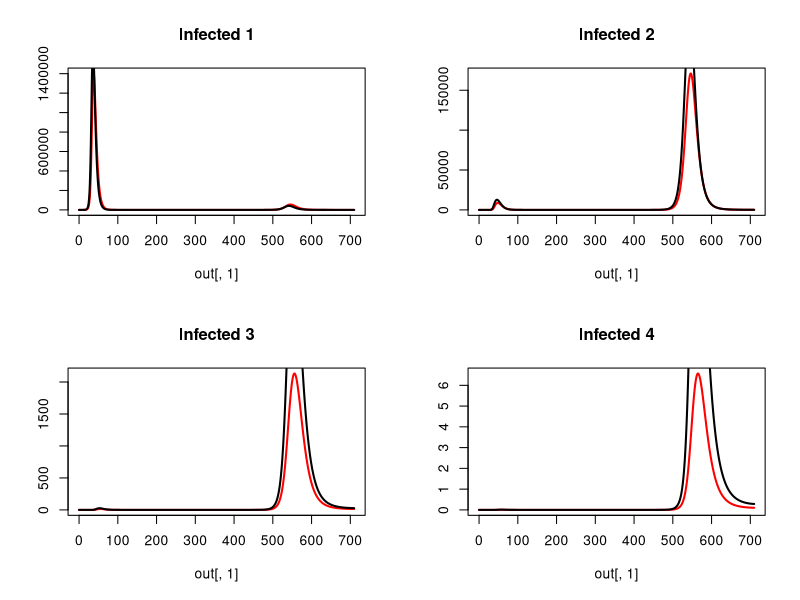

This figure's R source:
############################
#CRC info
############################
args = commandArgs(TRUE)
input = as.numeric(args[1])
vac.vec = c(0.85)
vac = c(rep(0,8), vac.vec[input], rep(0,19))

library(deSolve)

############################
#Initial condidtions and parameters
############################
percentage_vec <- c(rep(1.8,5), rep(1.8,5), rep(1.84,5), rep(1.86,5),
                    17.2, 15, 12.7, 8.8, 5.5, 2.8, 1.3, 0.2)
percentage_vec <- percentage_vec / 100
initial_conditions <- as.data.frame(matrix(NA, nrow = 28*4, ncol = 3))
initial_conditions[,2] <- rep(1:28,4)
for(i in 1:4){
  x <- i - 1
  initial_conditions[x*(28) + (1:28),1] <- rep(i,28)
}
initial_conditions[,3] <- rep(percentage_vec,4)

susceptible_init_h <- cbind(initial_conditions[,1], initial_conditions[,2], rep(NA, 112))
susceptible_init_h[,3] <- c(initial_conditions[1:28,3] * 6 *10^6, initial_conditions[29:56,3] * 0, 
                            initial_conditions[57:84,3] * 0, initial_conditions[85:112,3] * 0)
susceptible_init_l <- cbind(initial_conditions[,1], initial_conditions[,2], rep(NA, 112))
susceptible_init_l[,3] <- c(initial_conditions[1:28,3] * 6 *10^6, initial_conditions[29:56,3] * 0, 
                            initial_conditions[57:84,3] * 0, initial_conditions[85:112,3] * 0)

infected_init_h <- cbind(initial_conditions[,1], initial_conditions[,2], rep(NA, 112))
infected_init_h[,3] <- c(initial_conditions[1:28,3] * 1, initial_conditions[29:56,3] * 0, 
                         initial_conditions[57:84,3] * 0, initial_conditions[85:112,3] * 0)
infected_init_l <- cbind(initial_conditions[,1], initial_conditions[,2], rep(NA, 112))
infected_init_l[,3] <- c(initial_conditions[1:28,3] * 1, initial_conditions[29:56,3] * 0, 
                         initial_conditions[57:84,3] * 0, initial_conditions[85:112,3] * 0)

recovered_init_h <- cbind(initial_conditions[,1], initial_conditions[,2], rep(NA, 112))
recovered_init_h[,3] <- c(initial_conditions[1:28,3] * 0, initial_conditions[29:56,3] * 0, 
                          initial_conditions[57:84,3] * 0, initial_conditions[85:112,3] * 0)
recovered_init_l <- cbind(initial_conditions[,1], initial_conditions[,2], rep(NA, 112))
recovered_init_l[,3] <- c(initial_conditions[1:28,3] * 0, initial_conditions[29:56,3] * 0, 
                          initial_conditions[57:84,3] * 0, initial_conditions[85:112,3] * 0)


susceptible_h <- function(exposure){
  x <- exposure - 1
  susceptible <- c(susceptible_init_h[(x * 28) + 1:28,3])
}
susceptible_total_h <- sum(susceptible_h(1) + susceptible_h(2) + susceptible_h(3) + susceptible_h(4))
susceptible_l <- function(exposure){
  x <- exposure - 1
  susceptible <- c(susceptible_init_l[(x * 28) + 1:28,3])
}
susceptible_total_l <- sum(susceptible_l(1) + susceptible_l(2) + susceptible_l(3) + susceptible_l(4))

infected_h <- function(exposure){
  x <- exposure - 1
  infected <- c(infected_init_h[(x * 28) + 1:28,3])
} 
infected_total_h <- sum(infected_h(1) + infected_h(2) + infected_h(3) + infected_h(4))
infected_l <- function(exposure){
  x <- exposure - 1
  infected <- c(infected_init_l[(x * 28) + 1:28,3])
} 
infected_total_l <- sum(infected_l(1) + infected_l(2) + infected_l(3) + infected_l(4))

recovered_h <- function(exposure){
  x <- exposure - 1
  recovered <- c(recovered_init_h[(x * 28) + 1:28,3])
} 
recovered_total_h <- sum(recovered_h(1) + recovered_h(2) + recovered_h(3) + recovered_h(4))
recovered_l <- function(exposure){
  x <- exposure - 1
  recovered <- c(recovered_init_l[(x * 28) + 1:28,3])
} 
recovered_total_l <- sum(recovered_l(1) + recovered_l(2) + recovered_l(3) + recovered_l(4))

population_h <- sum(susceptible_total_h + infected_total_h + recovered_total_h)
population_l <- sum(susceptible_total_l + infected_total_l + recovered_total_l)


native <- c(rep(1, 7), rep(0.86, 9), rep(0.842, 4), 0.814, 0.7676, 0.7784, rep(0.809, 5))

parms <- c(beta_h = 0.6125551,
           beta_l = 0.9155611,
           gamma = 1/4,
           sigma = 1/(365 * 1.2),
           mu = 19 / (1000 * 365),
           delta = c((0.013 / 365), rep(0.001 / 365, 4), rep(0, 10), rep(0.001, 5), 
                     0.002 / 365, 0.0025 / 365, 
                     0.004 / 365, 0.0085 / 365,
                     0.0175 / 365, 0.0425 / 365,
                     0.114 / 365, 0.151 / 365),
           age_window = c(rep(1, 21), rep(10, 7)),
           native = c(rep(1, 7), rep(0.86, 9), rep(0.842, 4), 0.814, 0.7676, 0.7784, rep(0.809, 5)),
           travel <- 1 - native,
           vac_h = vac,
           vac_l = vac)

############################
#MODEL
############################
model <- function(t, y, parms){
  
  beta_h <- parms[1]
  beta_l <- parms[2]
  gamma <- parms[3]
  sigma <- parms[4]
  mu <- parms[5]
  delta <- parms[6:33]
  age_window <- parms[34:61]
  native <- parms[62:89]
  travel <- parms[90:117]
  vac_h <- ifelse(t>(365*30*10), parms[118:145], rep(0,28))
  vac_l <- ifelse(t>(365*30*10), parms[146:173], rep(0,28))
  
  
  S1_h <- y[1:28]
  I1_h <- y[29:56]
  R1_h <- y[57:84]
  S2_h <- y[85:112]
  I2_h <- y[113:140]
  R2_h <- y[141:168]
  S3_h <- y[169:196]
  I3_h <- y[197:224]
  R3_h <- y[225:252]
  S4_h <- y[253:280]
  I4_h <- y[281:308]
  R4_h <- y[309:336]
  
  S1_l <- y[337:364]
  I1_l <- y[365:392]
  R1_l <- y[393:420]
  S2_l <- y[421:448]
  I2_l <- y[449:476]
  R2_l <- y[477:504]
  S3_l <- y[505:532]
  I3_l <- y[533:560]
  R3_l <- y[561:588]
  S4_l <- y[589:616]
  I4_l <- y[617:644]
  R4_l <- y[645:672]
  
  FOI <- y[673]
  FOI_h <- y[674]
  FOI_l <- y[675]
  
  infected_total_h <- sum(sum(I1_h), sum(I2_h), sum(I3_h), sum(I4_h))
  population_h <- y[1:336]
  pop_h <- sum(population_h)
  infected_total_l <- sum(sum(I1_l), sum(I2_l), sum(I3_l), sum(I4_l))
  population_l <- y[337:672]
  pop_l <- sum(population_l)
  
  effective_population_h <- population_h + rep(travel,12) * population_l
  effective_population_h <- sum(effective_population_h)
  effective_population_l <- population_l + rep(travel,12) * population_h
  effective_population_l <- sum(effective_population_l)
  
  #first infection
  dS1_h <-  
    mu * c(pop_h, rep(0,27)) +
    c(0, 1/365 / head(age_window, -1) * head(S1_h, -1)) -
    c(1/365 / head(age_window, -1) * head(S1_h, -1), 0) -
    native * S1_h * (beta_h * infected_total_h / effective_population_h) -
    travel * S1_h * (beta_l * infected_total_l / effective_population_l) -
    S1_h * delta -
    S1_h * vac_h
  dS1_l <-  
    mu * c(pop_l, rep(0,27)) +
    c(0, 1/365 / head(age_window, -1) * head(S1_l, -1)) -
    c(1/365 / head(age_window, -1) * head(S1_l, -1), 0) -
    travel * S1_l * (beta_h * infected_total_h / effective_population_h) -
    native * S1_l * (beta_l * infected_total_l / effective_population_l) -
    S1_l * delta - 
    S1_l * vac_l
  
  dI1_h <- 
    native * S1_h * (beta_h * infected_total_h / effective_population_h) +
    travel * S1_h * (beta_l * infected_total_l / effective_population_l) +
    c(0, 1/365 / head(age_window, -1) * head(I1_h, -1)) -
    c(1/365 / head(age_window, -1) * head(I1_h, -1), 0) -
    I1_h * gamma -
    I1_h * delta
  dI1_l <- 
    travel * S1_l * (beta_h * infected_total_h / effective_population_h) +
    native * S1_l * (beta_l * infected_total_l / effective_population_l) +
    c(0, 1/365 / head(age_window, -1) * head(I1_l, -1)) -
    c(1/365 / head(age_window, -1) * head(I1_l, -1), 0) -
    I1_l * gamma -
    I1_l * delta
  
  dR1_h <-
    I1_h * gamma +
    c(0, 1/365 / head(age_window, -1) * head(R1_h, -1)) -
    c(1/365 / head(age_window, -1) * head(R1_h, -1), 0) -
    R1_h * sigma -
    R1_h * delta +
    S1_h * vac_h - 
    R1_h * vac_h
  dR1_l <-
    I1_l * gamma +
    c(0, 1/365 / head(age_window, -1) * head(R1_l, -1)) -
    c(1/365 / head(age_window, -1) * head(R1_l, -1), 0) -
    R1_l * sigma -
    R1_l * delta +
    S1_l * vac_l - 
    R1_l * vac_l
  
  #second infection
  dS2_h <- 
    R1_h * sigma +
    c(0, 1/365 / head(age_window, -1) * head(S2_h, -1)) -
    c(1/365 / head(age_window, -1) * head(S2_h, -1), 0) -
    native * S2_h * (0.75 * beta_h * infected_total_h / effective_population_h) -
    travel * S2_h * (0.75 * beta_l * infected_total_l / effective_population_l) -
    S2_h * delta - 
    S2_h * vac_h
  dS2_l <- 
    R1_l * sigma +
    c(0, 1/365 / head(age_window, -1) * head(S2_l, -1)) -
    c(1/365 / head(age_window, -1) * head(S2_l, -1), 0) -
    travel * S2_l * (0.75 * beta_h * infected_total_h / effective_population_h) -
    native * S2_l * (0.75 * beta_l * infected_total_l / effective_population_l) -
    S2_l * delta - 
    S2_l * vac_l
  
  dI2_h <- 
    native * S2_h * (0.75 * beta_h * infected_total_h / effective_population_h) +
    travel * S2_h * (0.75 * beta_l * infected_total_l / effective_population_l) +
    c(0, 1/365 / head(age_window, -1) * head(I2_h, -1)) -
    c(1/365 / head(age_window, -1) * head(I2_h, -1), 0) -
    I2_h * gamma -
    I2_h * delta
  dI2_l <- 
    travel * S2_l * (0.75 * beta_h * infected_total_h / effective_population_h) +
    native * S2_l * (0.75 * beta_l * infected_total_l / effective_population_l) +
    c(0, 1/365 / head(age_window, -1) * head(I2_l, -1)) -
    c(1/365 / head(age_window, -1) * head(I2_l, -1), 0) -
    I2_l * gamma -
    I2_l * delta
  
  dR2_h <-  
    I2_h * gamma +  
    c(0, 1/365 / head(age_window, -1) * head(R2_h, -1)) -
    c(1/365 / head(age_window, -1) * head(R2_h, -1), 0) -
    R2_h * sigma -
    R2_h * delta +
    R1_h * vac_h +
    S2_h * vac_h -
    R2_h * vac_h
  dR2_l <-  
    I2_l * gamma +  
    c(0, 1/365 / head(age_window, -1) * head(R2_l, -1)) -
    c(1/365 / head(age_window, -1) * head(R2_l, -1), 0) -
    R2_l * sigma -
    R2_l * delta + 
    R1_l * vac_l +
    S2_l * vac_l -
    R2_l * vac_l
  
  #third infection
  dS3_h <- 
    R2_h * sigma + 
    c(0, 1/365 / head(age_window, -1) * head(S3_h, -1)) -
    c(1/365 / head(age_window, -1) * head(S3_h, -1), 0) -
    native * S3_h * (0.5 * beta_h * infected_total_h / effective_population_h) -
    travel * S3_h * (0.5 * beta_l * infected_total_l / effective_population_l) -
    S3_h * delta -
    S3_h * vac_h
  dS3_l <- 
    R2_l * sigma + 
    c(0, 1/365 / head(age_window, -1) * head(S3_l, -1)) -
    c(1/365 / head(age_window, -1) * head(S3_l, -1), 0) -
    travel * S3_l * (0.5 * beta_h * infected_total_h / effective_population_h) -
    native * S3_l * (0.5 * beta_l * infected_total_l / effective_population_l) -
    S3_l * delta -
    S3_l * vac_l
  
  dI3_h <- 
    native * S3_h * (0.5 * beta_h * infected_total_h / effective_population_h) +
    travel * S3_h * (0.5 * beta_l * infected_total_l / effective_population_l) +
    c(0, 1/365 / head(age_window, -1) * head(I3_h, -1)) -
    c(1/365 / head(age_window, -1) * head(I3_h, -1), 0) -
    I3_h * gamma -
    I3_h * delta
  dI3_l <- 
    travel * S3_l * (0.5 * beta_h * infected_total_h / effective_population_h) +
    native * S3_l * (0.5 * beta_l * infected_total_l / effective_population_l) +
    c(0, 1/365 / head(age_window, -1) * head(I3_l, -1)) -
    c(1/365 / head(age_window, -1) * head(I3_l, -1), 0) -
    I3_l * gamma -
    I3_l * delta
  
  dR3_h <- 
    I3_h * gamma +
    c(0, 1/365 / head(age_window, -1) * head(R3_h, -1)) -
    c(1/365 / head(age_window, -1) * head(R3_h, -1), 0) -
    R3_h * sigma -
    R3_h * delta + 
    R2_h * vac_h +
    S3_h * vac_h -
    R3_h * vac_h
  dR3_l <- 
    I3_l * gamma +
    c(0, 1/365 / head(age_window, -1) * head(R3_l, -1)) -
    c(1/365 / head(age_window, -1) * head(R3_l, -1), 0) -
    R3_l * sigma -
    R3_l * delta +
    R3_l * vac_l +
    S3_l * vac_l - 
    R3_l * vac_l
  
  #fourth infection
  dS4_h <- 
    R3_h * sigma +
    c(0, 1/365 / head(age_window, -1) * head(S4_h, -1)) -
    c(1/365 / head(age_window, -1) * head(S4_h, -1), 0) -
    native * S4_h * (0.25 * beta_h * infected_total_h / effective_population_h) -
    travel * S4_h * (0.25 * beta_l * infected_total_l / effective_population_l) -
    S4_h * delta - 
    S4_h * vac_h
  dS4_l <- 
    R3_l * sigma +
    c(0, 1/365 / head(age_window, -1) * head(S4_l, -1)) -
    c(1/365 / head(age_window, -1) * head(S4_l, -1), 0) -
    travel * S4_l * (0.25 * beta_h * infected_total_h / effective_population_h) -
    native * S4_l * (0.25 * beta_l * infected_total_l / effective_population_l) -
    S4_l * delta - 
    S4_l * vac_l
  
  dI4_h <- 
    native * S4_h * (0.25 * beta_h * infected_total_h / effective_population_h) +
    travel * S4_h * (0.25 * beta_l * infected_total_l / effective_population_l) +
    c(0, 1/365 / head(age_window, -1) * head(I4_h, -1)) -
    c(1/365 / head(age_window, -1) * head(I4_h, -1), 0) -
    I4_h * gamma -
    I4_h * delta
  dI4_l <- 
    travel * S4_l * (0.25 * beta_h * infected_total_h / effective_population_h) +
    native * S4_l * (0.25 * beta_l * infected_total_l / effective_population_l) +
    c(0, 1/365 / head(age_window, -1) * head(I4_l, -1)) -
    c(1/365 / head(age_window, -1) * head(I4_l, -1), 0) -
    I4_l * gamma -
    I4_l * delta
  
  dR4_h <- 
    I4_h * gamma +
    c(0, 1/365 / head(age_window, -1) * head(R4_h, -1)) -
    c(1/365 / head(age_window, -1) * head(R4_h, -1), 0) -
    R4_h * delta +
    R3_h * vac_h +
    S4_h * vac_h
  dR4_l <- 
    I4_l * gamma +
    c(0, 1/365 / head(age_window, -1) * head(R4_l, -1)) -
    c(1/365 / head(age_window, -1) * head(R4_l, -1), 0) -
    R4_l * delta + 
    R3_l * vac_l +
    S4_l * vac_l
  
  FOI <- FOI + sum(dI1_h+dI1_l+dI2_h+dI2_l+dI3_h+dI3_l+dI4_h+dI4_l)
  FOI_h <- FOI_h + sum(dI1_h+dI2_h+dI3_h+dI4_h)
  FOI_l <- FOI_l + sum(dI1_l+dI2_l+dI3_l+dI4_l)
  
  list(c(dS1_h, dI1_h, dR1_h,
         dS2_h, dI2_h, dR2_h,
         dS3_h, dI3_h, dR3_h,
         dS4_h, dI4_h, dR4_h,
         dS1_l, dI1_l, dR1_l,
         dS2_l, dI2_l, dR2_l,
         dS3_l, dI3_l, dR3_l,
         dS4_l, dI4_l, dR4_l, 
         FOI, FOI_h, FOI_l))
  
}

############################
#RUN MODEL
############################
y_init <- c(susceptible_h(1), infected_h(1), recovered_h(1),
            susceptible_h(2), infected_h(2), recovered_h(2),
            susceptible_h(3), infected_h(3), recovered_h(3),
            susceptible_h(4), infected_h(4), recovered_h(4),
            susceptible_l(1), infected_l(1), recovered_l(1),
            susceptible_l(2), infected_l(2), recovered_l(2),
            susceptible_l(3), infected_l(3), recovered_l(3),
            susceptible_l(4), infected_l(4), recovered_l(4),
            0, 0, 0)
times <- seq(from = 0, to = 365 * 50, by = .1)
out <- ode(times = times, y = y_init, func = model, parms = parms)

############################
#PROCESSING
############################
png(filename = paste('infections.test_', input, '.png', sep = ''))
par(mfrow = c(2,2))
infected_names <- c("Infected 1", "Infected 2", "Infected 3", "Infected 4")
for(i in 0:3){
  x <- 2 + 3 * i
  y <- x + 12
  legend_y <- max(rowSums(out[,(1+(x-1)*28+1):(1+(x)*28)]))
  {plot(out[,1],rowSums(out[,(1+(x-1)*28+1):(1+(x)*28)]),type='l', 
        col = "red", lwd = 2, ylab = '',
        main = infected_names[i + 1])
    lines(out[,1],rowSums(out[,(1+(y-1)*28+1):(1+(y)*28)]),type='l', lwd = 2)
    legend(8000, (2/3) * legend_y, legend=c("High SES", "Low SES"),
           col=c("red", "black"), lwd = c(2,2), cex=0.8)
  }}
dev.off()


############################
#OUTPUT
############################
out_last <- out[nrow(out),]
FOI <- out[,674]
FOI_h <- out[,675]
FOI_l <- out[,676]
save(out_last, file = paste('output.test_', input, '.RData', sep = ''))
save(FOI, file = paste('FOI.test_', input, '.RData', sep = ''))
save(FOI_h, file = paste('FOI.test.h_', input, '.RData', sep = ''))
save(FOI_l, file = paste('FOI.test.l_', input, '.RData', sep = ''))
